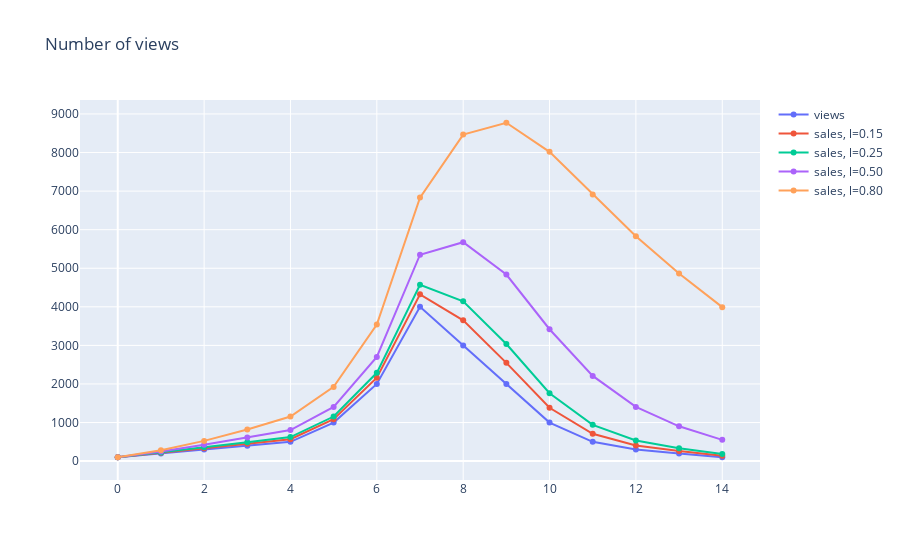

Notebook code cell kept with this figure:
### Code cell
data = []
for l in A.keys():
    data.append(go.Scatter(y=A[l], name=f"sales, l={l/100:.2f}"))
go.Figure(data=[go.Scatter(y=T, name="views")] + data,
          layout=go.Layout(title="Number of views"))

### Figure 1 — Plotly figure (JSON) as saved in the notebook; plotly's stock layout.template omitted (floating-point values rounded to 4 significant figures)
{"data": [{"name": "views", "type": "scatter", "y": [100, 200, 300, 400, 500, 1000, 2000, 4000, 3000, 2000, 1000, 500, 300, 200, 100]}, {"name": "sales, l=0.15", "type": "scatter", "y": [100, 215, 332.2, 449.8, 567.5, 1085.0, 2163.0, 4324.0, 3649.0, 2547.0, 1382.0, 707.3, 406.1, 260.9, 139.1]}, {"name": "sales, l=0.25", "type": "scatter", "y": [100, 225, 356.2, 489.1, 622.3, 1156.0, 2289.0, 4572.0, 4143.0, 3036.0, 1759.0, 939.7, 534.9, 333.7, 183.4]}, {"name": "sales, l=0.50", "type": "scatter", "y": [100, 250, 425, 612.5, 806.2, 1403.0, 2702.0, 5351.0, 5675.0, 4838.0, 3419.0, 2209.0, 1405.0, 902.4, 551.2]}, {"name": "sales, l=0.80", "type": "scatter", "y": [100, 280, 524, 819.2, 1155.0, 1924.0, 3539.0, 6832.0, 8465.0, 8772.0, 8018.0, 6914.0, 5831.0, 4865.0, 3992.0]}], "layout": {"autosize": true, "title": {"text": "Number of views"}, "xaxis": {"autorange": true, "range": [-0.8119, 14.81]}, "yaxis": {"autorange": true, "range": [-615.7, 9488.0], "type": "linear"}}}
